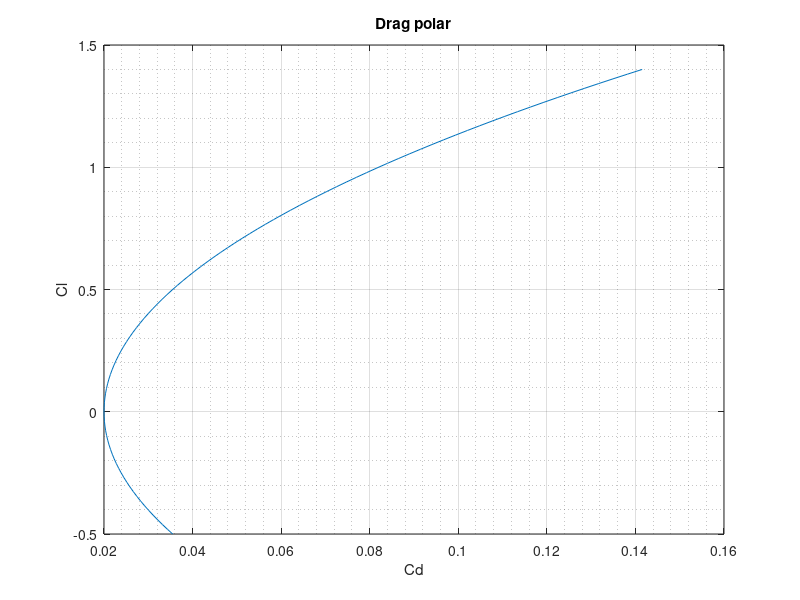
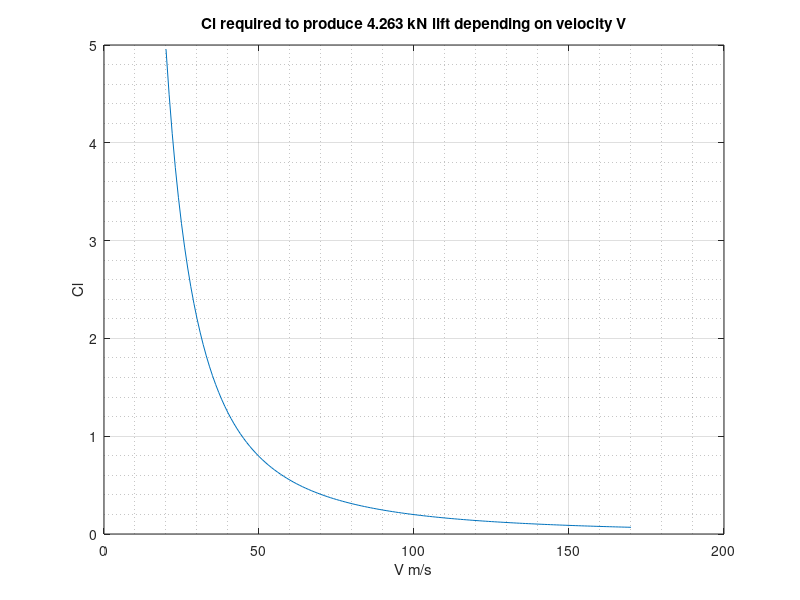
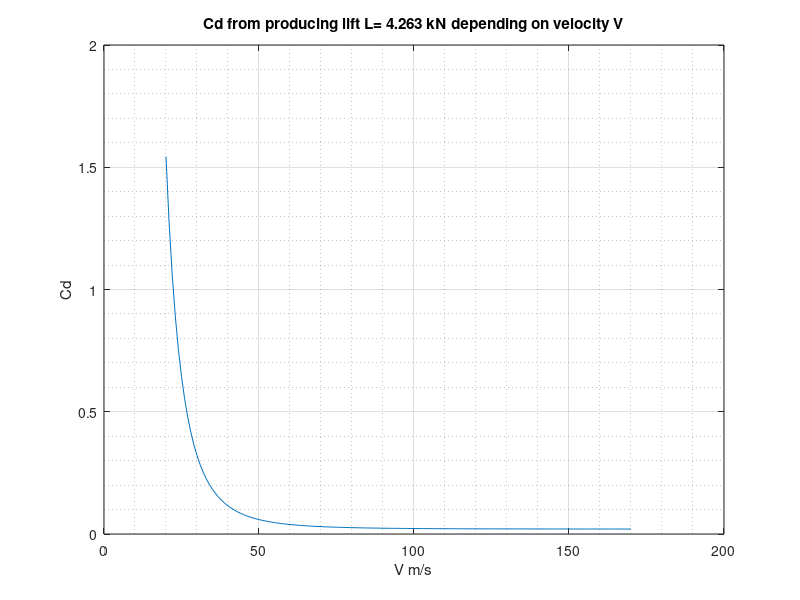
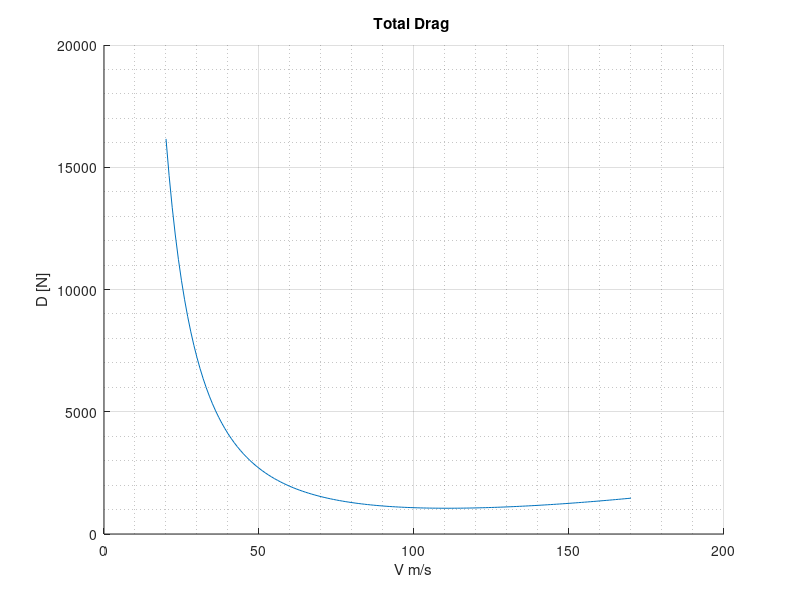

These figures' MATLAB source, in order: (Note: this script raises an error after producing the figures.)
clc
clear
% Physics of flight hw 4


% Setup drag polar equation

%Cd = 0.02 + 0.062Cl*Cl

Cl = linspace(-0.5,1.4,100)
Cd = 0.02+0.062*Cl.*Cl
figure(1)
title('Drag polar')
%axis equal
plot(Cd,Cl)
title('Drag polar')
grid on
grid minor
xlabel('Cd') 
ylabel('Cl')
%axis equal





% Required thrust at sea level

%take of mass m0 = 435 kg

% In order to take off at sea level lift force L should be greater then
% weight

% L > m*g


% initial parameters
m0 = 435 % kg
S = 3.51 % m"2 %wing planform area
g = 9.8 % m/s"2
rho0 = 1.225 %kg/m"3    SEA LEVEL STANDART CONDITIONS
p0 = 101.325 * 1000 % Pa


L = m0*g   % At least 4.263 kN

% Lets plot graph of Cl(V) required to produce L=4.263 kN at velocity V
% Cl(V) = L /(q*S)
% q = 1/2*rho*V*V

V =20:1:170

q  = 1/2*(rho0*V.*V)
Cl_V = L ./(q.*S)



% Now lets make another plot Cl required to produce constant lift depending
% on velocity V
% This graph would represent minimum takeoff velocity depending on Cl 
%Cl(V) 
%plot(V,Cl_V)
figure(2)
%axis equal
plot(V,Cl_V)
title('Cl required to produce 4.263 kN lift depending on velocity V')
grid on
grid minor
xlabel('V m/s') 
ylabel('Cl')
%axis equal

% Now lets compute drag coefficient Cd(V) which would be produced when flying
% with velocity V and lift coefficient Cl by known relation

%Cd = 0.02 + 0.062Cl*Cl

Cd_V = 0.02+0.062*Cl_V.*Cl_V

% Lets again plot Cd(V) 

figure(3)
%axis equal
plot(V,Cd_V)
title('Cd from producing lift L= 4.263 kN depending on velocity V')
grid on
grid minor
xlabel('V m/s') 
ylabel('Cd')



% Now lets recalculate drag force D depending on velocity V  

D_V = 1/2*rho0*S*Cd_V.*V.*V

%%%%%%%%%%%%%%%%%%%%%%%%%%%%%%%%%%
D0_V = 0.02*q*S
D_lift_V = Cl_V.*q*S*0.062
totalD = D0_V+D_lift_V
totalD = 0.02*q*S+2*0.062*S./(rho0*V.*V) *(L*L/S*S)
% and also plot it here
figure(4)
hold on
plot(V,totalD)
title('Total Drag ')
xlabel('V m/s')
ylabel('D [N]')
grid on
grid minor
hold off

% Plot

figure(5)
%axis equal
plot(V,D_V)
title('D(V) Sea level ')
grid on
grid minor
xlabel('V m/s') 
ylabel('D [N]')


maxThrust = 900 % N
maxThrustArray = V;
maxThrustArray(:) = maxThrust
hold on
plot(V,maxThrustArray)

% Required thrust to sustain lift force = 4.263 kN is equal to drag D(V)


% Knowing that minumum required thrust (Drag) occures at maximum L/D ratio
% Lets find minimum drag, and velocity at which it occures

[minD,minIndex] = min(D_V) 
minimumVelocity = V(minIndex)
% Minimun drag = 300N at velocity 59 m/s

% Knowing that maximum avaliable thrust is 900N 
% Lets find maximum velocity that we can achieve at sea level

[minIndex] = find(D_V<905 & D_V>895)
maximumVelocity = V(minIndex(1))
txtString = sprintf("<-max V=%0.2fm/s",round(maximumVelocity,2),round(maxThrust,2));
text((maximumVelocity+5),maxThrust,txtString);
scatter(maximumVelocity,maxThrust,'filled')

scatter(minimumVelocity,minD,'filled')

%txtString = sprintf("<--minimum drag:%0.5fN at V=%0.5f m/s",minD,minimumVelocity);
txtString = sprintf("<--Min drag:%0.1fN at V=%0.1f m/s",round(minD,2),round(minimumVelocity,2));
text((minimumVelocity+10),minD,txtString);

txtString = sprintf("Avaliable thrust: %0.2fN",maxThrust);
text((size(V,2)/2-30),(maxThrust+55),txtString);

hold off



%timestring = sprintf("time passed = %0.5f",total_t);
%text(x_end/2,Vx_x0/2,timestring)

% This was graphical way
%%%%%%%%%%%%%%%%%%%%%%%%%%%%%%%%%%%%
% Lets try analytically
% For that refere to equations :
%D_V = 1/2*rho0*S*Cd_V.*V.*V
% Cd_V = 0.02+0.062*Cl_V.*Cl_V

%q  = 1/2*(rho0*V.*V)
%Cl_V = L ./(q.*S)

% Derive D(V) function 





%%%%%%%%%%%%%%%%%%%%%%%%%%%%%%%%%%%%%%%%%%




% Lets calculate avaliable thrust depending on altitude

h = 0:100:4000


% Ta/ Ta0 = rho/rho0
% D(rho) = D0*rho/rho0
D0 = maxThrust %N sea level thrust

[Temp, a, Pressure, rho] = atmosisa(h) % Model for standart atmospheric conditions
D_rho= D0*rho./rho0
h = densityalt(rho)%  converts from rho to altitude in m

% Plot thrust required with respect to altitude h in m

figure(6)


plot(h,D_rho)
grid on
grid minor
xlabel('altitude h [m]') 
ylabel('D [N]')

% Calculate avaliable thrust at altitude of 10 000ft
h1 = 3048 % m 
[i, ii, iii, rho1] = atmosisa(h1)
Thrust_h1= D0*rho1/rho0 % 664 N

% Lets plot this  constant line at the same plot 
D_constant(1:size(h,2)) = Thrust_h1
hold on
plot(h,D_constant)


% Now lets recalculate D(V) at altitude of 10 000ft
h1 = 3048
g = 9.8
L = m0*g
V =20:1:170 %  m/s
q  = 1/2*(rho1*V.*V)
Cl_V = L ./(q.*S)
Cd_V = 0.02+0.062*Cl_V.*Cl_V
D_V = 1/2*rho1*S*Cd_V.*V.*V

% Plot drag force ( thrust required) at 3000m  10 000ft

% Plot

figure(7)
%axis equal
plot(V,D_V)
title('D(V)  altitude = 3000m')
grid on
grid minor
xlabel('V m/s') 
ylabel('D [N]')


maxThrust = Thrust_h1
maxThrustArray = V;
maxThrustArray(:) = maxThrust
hold on
plot(V,maxThrustArray)


[minIndex] = find(D_V<Thrust_h1+5 & D_V>Thrust_h1-5)
maximumVelocity = V(minIndex(1))
scatter(maximumVelocity,Thrust_h1,'filled')
txtString = sprintf("<-max V=%0.2fm/s",round(maximumVelocity,2),round(Thrust_h1,2));
text((maximumVelocity+10),Thrust_h1,txtString);

[minD,minIndex] = min(D_V) 
minimumVelocity = V(minIndex)
scatter(minimumVelocity,minD,'filled')

txtString = sprintf("<--Min drag:%0.1fN at V=%0.1f m/s",round(minD,2),round(minimumVelocity,2));
text((minimumVelocity+10),minD,txtString);

txtString = sprintf("Avaliable thrust: %0.2fN",maxThrust);
text((size(V,2)/2-30),(maxThrust+55),txtString);

hold off